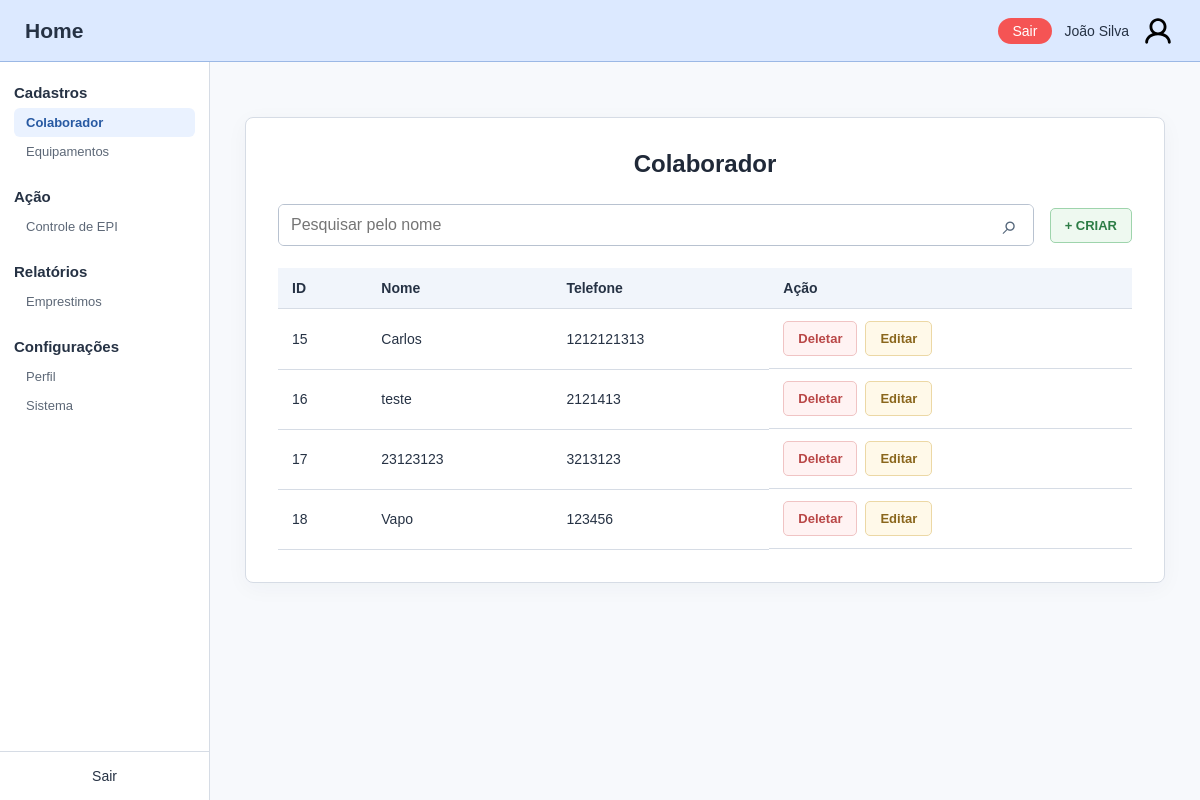
The app's page /home/colaborators (signed in), older data.
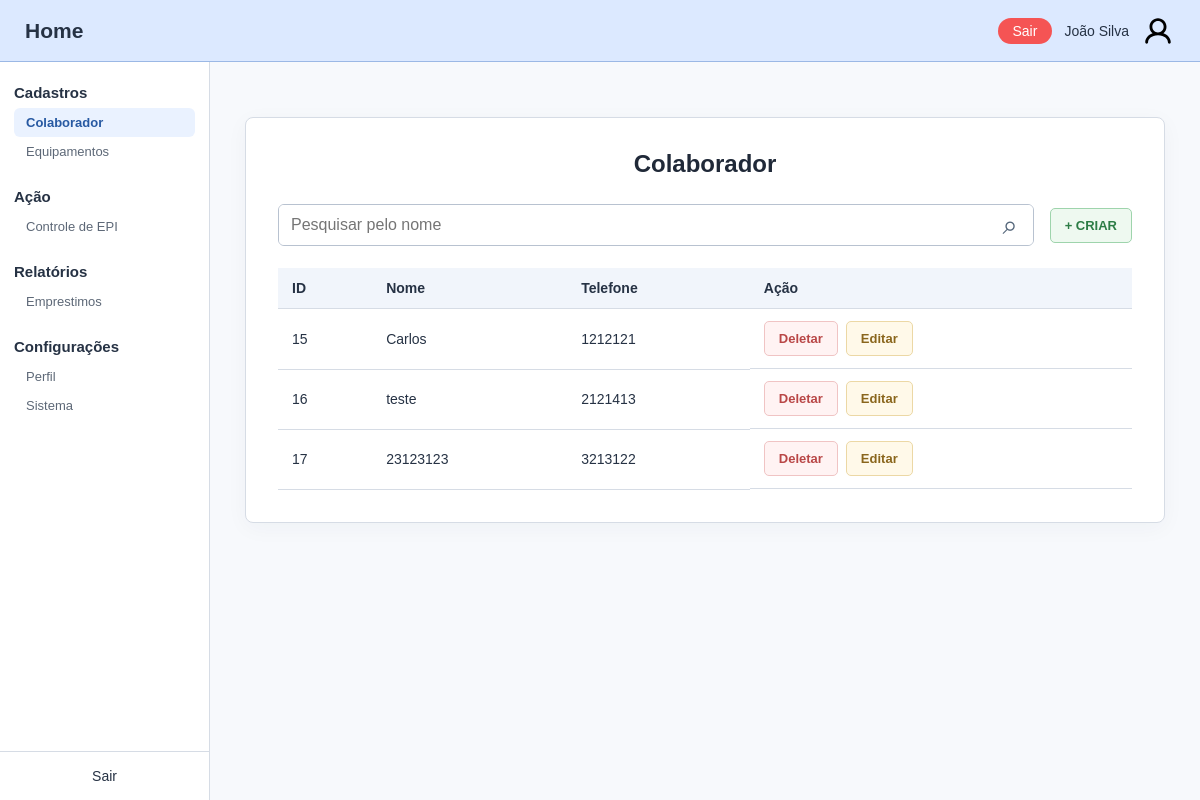
The same page, newer data.
### nucleo/models.py (models this page shows, shortened)
class Colaborador(models.Model):
    nome = models.CharField(max_length=30, null=False, blank=False)
    telefone = models.CharField(max_length=30)

### nucleo/views.py (the view)
# urls.py: path('home/', include('nucleo.urls')),
@permission_required('nucleo.view_colaborador', raise_exception=True)
def home(req):
    pesquisa = req.GET.get('pesquisa', '').strip()
    colaboradores = Colaborador.objects.all()
    if pesquisa:
        colaboradores = colaboradores.filter(nome__icontains=pesquisa)
    return render(req, 'nucleo/index.html', {
        'colaboradores': colaboradores,
        'pesquisa': pesquisa,
    })

### nucleo/templates/nucleo/index.html (shortened to what this page needs)
{% extends 'nucleo/base.html' %}
{% block content %}
<section class="content-card">
    <h1>Colaborador</h1>
    <div class="toolbar">
        <form class="search-form" method="get" action="{% url 'nucleo-inicial' %}">
            <input type="search" name="pesquisa" value="{{ pesquisa }}" placeholder="Pesquisar pelo nome" aria-label="Pesquisar pelo nome">
            <button class="search-button" type="submit" aria-label="Pesquisar">⌕</button>
        </form>
        {% if perms.nucleo.add_colaborador %}
        <a class="button button-create" href="{% url 'nucleo-criar' %}">+ CRIAR</a>
        {% endif %}
    </div>
    <div class="table-scroll">
        <table class="collaborator-table">
            <thead><tr><th>ID</th><th>Nome</th><th>Telefone</th>{% if perms.nucleo.add_colaborador %}<th>Ação</th>{% endif %}</tr></thead>
            <tbody>
                {% for colaborador in colaboradores %}
                <tr>
                    <td>{{ colaborador.id }}</td>
                    <td>{{ colaborador.nome }}</td>
                    <td>{{ colaborador.telefone|default:"—" }}</td>
                    {% if perms.nucleo.delete_colaborador %}
                    <td class="table-actions"><a class="button button-delete" href="{% url 'nucleo-excluir' colaborador.id %}">Deletar</a>
                    {% endif %}
                    {% if perms.nucleo.change_colaborador %}
                    <a class="button button-edit" href="{% url 'nucleo-editar' colaborador.id %}">Editar</a></td>
                    {% endif %}
                </tr>
                {% empty %}
                <tr><td colspan="4" class="empty-state">Nenhum colaborador encontrado.</td></tr>
                {% endfor %}
            </tbody>
        </table>
    </div>
</section>
{% endblock %}

### nucleo/templates/nucleo/base.html (shortened to what this page needs)
{% load static %}
<!DOCTYPE html>
<html lang="pt-BR">
<head>
    <link rel="stylesheet" href="{% static 'css/style.css' %}">
</head>
<body>
    {% include 'nucleo/partials/header.html' %}
    <div class="app-layout">
        {% include 'nucleo/partials/sidebar.html' %}
        <main class="main-content">
            {% block content %}{% endblock %}
        </main>
    </div>
</body>
</html>

### nucleo/templates/nucleo/partials/header.html (shortened to what this page needs)
{% load static %}
<header class="site-header">
    <a class="site-title" href="{% url 'nucleo-inicial' %}">Home</a>
    <div class="profile">
        <form action="{% url 'logout' %}" method="post">
            <button class="logout-button" type="submit">Sair</button>
        </form>
        <span>João Silva</span>
        <img src="{% static 'imgs/user-icon.svg' %}" alt="Ícone de usuário">
    </div>
</header>

### nucleo/templates/nucleo/partials/sidebar.html
<aside class="sidebar" aria-label="Menu lateral">
    <nav class="sidebar-menu">
        <div class="menu-group">
            <h2>Cadastros</h2>
            <a href="{% url 'nucleo-inicial' %}" class="menu-link{% if 'colaborator' in request.path %} active{% endif %}">Colaborador</a>
            <a href="{% url 'equipamentos-inicial' %}" class="menu-link{% if 'equipamentos' in request.path %} active{% endif %}">Equipamentos</a>
        </div>
        <div class="menu-group">
            <h2>Ação</h2>
            <a href="{% url 'emprestimo-inicial' %}" class="menu-link">Controle de EPI</a>
        </div>
        <div class="menu-group">
            <h2>Relatórios</h2>
            <a class="menu-link">Emprestimos</a>
        </div>
        <div class="menu-group">
            <h2>Configurações</h2>
            <a class="menu-link">Perfil</a>
            <a class="menu-link">Sistema</a>
        </div>
    </nav>
    <span class="sidebar-exit">Sair</span>
</aside>

### nucleo/static/css/style.css (style rules this page uses)
:root { --blue: #dce9ff; --blue-border: #9bb8e5; --text: #263244; --border: #d6dce5; --background: #f7f9fc; --green: #3e9158; --red: #b94747; }
* { box-sizing: border-box; }
body { margin: 0; font-family: Arial, sans-serif; color: var(--text); background: var(--background); }
a { color: inherit; text-decoration: none; }
button, input, select { font: inherit; }
.site-header { height: 62px; display: flex; align-items: center; justify-content: space-between; padding: 0 25px; background: var(--blue); border-bottom: 1px solid var(--blue-border); }
.site-title { font-size: 21px; font-weight: bold; }
.profile { display: flex; align-items: center; gap: 12px; font-size: 14px; }
.profile img { width: 34px; height: 34px; }
.app-layout { display: flex; min-height: calc(100vh - 62px); }
.sidebar { width: 210px; flex-shrink: 0; display: flex; flex-direction: column; justify-content: space-between; background: #fff; border-right: 1px solid var(--border); }
.sidebar-menu { padding: 22px 14px; }
.menu-group { margin-bottom: 22px; }
.menu-group h2 { font-size: 15px; margin: 0 0 7px; }
.menu-link { display: block; padding: 7px 12px; font-size: 13px; color: #5d6877; border-radius: 6px; cursor: default; }
.menu-link.active { background: #eaf2ff; color: #2759a2; font-weight: bold; }
.sidebar-exit { text-align: center; border-top: 1px solid var(--border); padding: 16px; font-size: 14px; }
.main-content { flex: 1; min-width: 0; padding: 55px 35px; display: flex; justify-content: center; align-items: flex-start; }
.content-card { width: 100%; max-width: 920px; padding: 32px; background: #fff; border: 1px solid var(--border); border-radius: 8px; box-shadow: 0 5px 22px #25334b0a; }
.content-card h1 { margin: 0 0 26px; font-size: 24px; text-align: center; color: #202938; }
.toolbar { display: flex; gap: 16px; margin-bottom: 22px; align-items: center; }
.search-form { flex: 1; display: flex; min-width: 0; border: 1px solid #b8c2d0; border-radius: 6px; overflow: hidden; }
.search-form input { width: 100%; min-width: 0; padding: 11px 12px; border: 0; outline: 0; }
.search-button { border: 0; background: #fff; padding: 0 15px; cursor: pointer; font-size: 27px; color: #536579; }
.button { display: inline-flex; align-items: center; justify-content: center; padding: 9px 14px; border-radius: 5px; border: 1px solid transparent; cursor: pointer; font-size: 13px; font-weight: bold; white-space: nowrap; }
.button-create { background: #eef9f0; color: #2d7d46; border-color: #9ed4ac; }
.table-scroll { overflow-x: auto; }
.collaborator-table { width: 100%; border-collapse: collapse; font-size: 14px; }
.collaborator-table th { background: #f1f5fb; text-align: left; }
.collaborator-table th, .collaborator-table td { padding: 12px 14px; border-bottom: 1px solid var(--border); }
.table-actions { display: flex; gap: 8px; }
.button-delete { color: var(--red); background: #fff3f3; border-color: #f0c4c4; }
.button-edit { color: #8a661c; background: #fff9e9; border-color: #ecd8a5; }

### nucleo/templates/nucleo/partials/header.html (style rules this page uses)
.logout-button { cursor: pointer; background-color: rgb(245, 84, 84); color: white; border: none; border-radius: 9999999px; padding: 5px 15px; }

Row changes from the older to the newer data that the page shows:
removed Colaborador: id "18", nome "Vapo", telefone "123456"
changed Colaborador "Carlos": telefone "1212121313" → "1212121"
changed Colaborador id 17: telefone "3213123" → "3213122"
